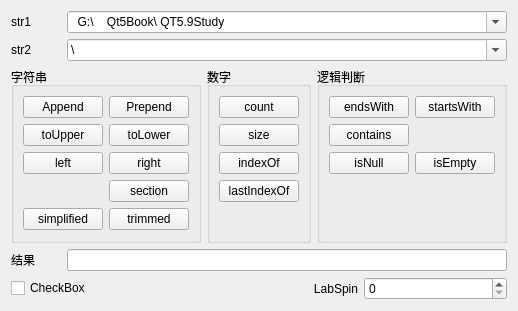
<?xml version="1.0" encoding="UTF-8"?>
<ui version="4.0">
 <class>Widget</class>
 <widget class="QWidget" name="Widget">
  <property name="geometry">
   <rect>
    <x>0</x>
    <y>0</y>
    <width>483</width>
    <height>311</height>
   </rect>
  </property>
  <property name="windowTitle">
   <string>Widget</string>
  </property>
  <layout class="QGridLayout" name="gridLayout_3">
   <item row="0" column="0" colspan="3">
    <layout class="QGridLayout" name="gridLayout">
     <item row="0" column="0">
      <widget class="QLabel" name="label">
       <property name="maximumSize">
        <size>
         <width>50</width>
         <height>16777215</height>
        </size>
       </property>
       <property name="text">
        <string>str1</string>
       </property>
      </widget>
     </item>
     <item row="0" column="1">
      <widget class="QComboBox" name="comboBoxStr01">
       <property name="editable">
        <bool>true</bool>
       </property>
       <item>
        <property name="text">
         <string>  G:\    Qt5Book\ QT5.9Study </string>
        </property>
       </item>
       <item>
        <property name="text">
         <string>G:\Qt5Book\QT5.9Study\qw.cpp</string>
        </property>
       </item>
       <item>
        <property name="text">
         <string>学生姓名,男,1984-3-4,汉族,山东</string>
        </property>
       </item>
      </widget>
     </item>
     <item row="1" column="0">
      <widget class="QLabel" name="label_2">
       <property name="maximumSize">
        <size>
         <width>50</width>
         <height>16777215</height>
        </size>
       </property>
       <property name="text">
        <string>str2</string>
       </property>
      </widget>
     </item>
     <item row="1" column="1">
      <widget class="QComboBox" name="comboBoxStr02">
       <property name="editable">
        <bool>true</bool>
       </property>
       <item>
        <property name="text">
         <string>\</string>
        </property>
       </item>
       <item>
        <property name="text">
         <string>.cpp</string>
        </property>
       </item>
       <item>
        <property name="text">
         <string>:</string>
        </property>
       </item>
       <item>
        <property name="text">
         <string>，</string>
        </property>
       </item>
      </widget>
     </item>
    </layout>
   </item>
   <item row="1" column="0">
    <widget class="QGroupBox" name="groupBox">
     <property name="title">
      <string>字符串</string>
     </property>
     <layout class="QFormLayout" name="formLayout_3">
      <item row="0" column="0">
       <widget class="QPushButton" name="pushButton_29">
        <property name="text">
         <string>Append</string>
        </property>
       </widget>
      </item>
      <item row="0" column="1">
       <widget class="QPushButton" name="pushButton_30">
        <property name="text">
         <string>Prepend</string>
        </property>
       </widget>
      </item>
      <item row="1" column="0">
       <widget class="QPushButton" name="pushButton_31">
        <property name="text">
         <string>toUpper</string>
        </property>
       </widget>
      </item>
      <item row="1" column="1">
       <widget class="QPushButton" name="pushButton_32">
        <property name="text">
         <string>toLower</string>
        </property>
       </widget>
      </item>
      <item row="2" column="0">
       <widget class="QPushButton" name="pushButton_33">
        <property name="text">
         <string>left</string>
        </property>
       </widget>
      </item>
      <item row="2" column="1">
       <widget class="QPushButton" name="pushButton_34">
        <property name="text">
         <string>right</string>
        </property>
       </widget>
      </item>
      <item row="3" column="1">
       <widget class="QPushButton" name="pushButton_28">
        <property name="text">
         <string>section</string>
        </property>
       </widget>
      </item>
      <item row="4" column="0">
       <widget class="QPushButton" name="pushButton_35">
        <property name="text">
         <string>simplified</string>
        </property>
       </widget>
      </item>
      <item row="4" column="1">
       <widget class="QPushButton" name="pushButton_36">
        <property name="text">
         <string>trimmed</string>
        </property>
       </widget>
      </item>
     </layout>
    </widget>
   </item>
   <item row="1" column="1">
    <widget class="QGroupBox" name="groupBox_3">
     <property name="title">
      <string>数字</string>
     </property>
     <layout class="QFormLayout" name="formLayout">
      <item row="0" column="0">
       <widget class="QPushButton" name="pushButton_24">
        <property name="text">
         <string>count</string>
        </property>
       </widget>
      </item>
      <item row="1" column="0">
       <widget class="QPushButton" name="pushButton_25">
        <property name="text">
         <string>size</string>
        </property>
       </widget>
      </item>
      <item row="2" column="0">
       <widget class="QPushButton" name="pushButton_26">
        <property name="text">
         <string>indexOf</string>
        </property>
       </widget>
      </item>
      <item row="3" column="0">
       <widget class="QPushButton" name="pushButton_27">
        <property name="text">
         <string>lastIndexOf</string>
        </property>
       </widget>
      </item>
     </layout>
    </widget>
   </item>
   <item row="1" column="2">
    <widget class="QGroupBox" name="groupBox_2">
     <property name="title">
      <string>逻辑判断</string>
     </property>
     <layout class="QFormLayout" name="formLayout_2">
      <item row="0" column="0">
       <widget class="QPushButton" name="pushButton_19">
        <property name="text">
         <string>endsWith</string>
        </property>
       </widget>
      </item>
      <item row="0" column="1">
       <widget class="QPushButton" name="pushButton_20">
        <property name="text">
         <string>startsWith</string>
        </property>
       </widget>
      </item>
      <item row="1" column="0">
       <widget class="QPushButton" name="pushButton_21">
        <property name="text">
         <string>contains</string>
        </property>
       </widget>
      </item>
      <item row="2" column="0">
       <widget class="QPushButton" name="pushButton_22">
        <property name="text">
         <string>isNull</string>
        </property>
       </widget>
      </item>
      <item row="2" column="1">
       <widget class="QPushButton" name="pushButton_23">
        <property name="text">
         <string>isEmpty</string>
        </property>
       </widget>
      </item>
     </layout>
    </widget>
   </item>
   <item row="2" column="0" colspan="3">
    <layout class="QGridLayout" name="gridLayout_2">
     <item row="0" column="0">
      <widget class="QLabel" name="label_3">
       <property name="maximumSize">
        <size>
         <width>50</width>
         <height>16777215</height>
        </size>
       </property>
       <property name="text">
        <string>结果</string>
       </property>
      </widget>
     </item>
     <item row="0" column="1" colspan="3">
      <widget class="QLineEdit" name="lineEditEndResult"/>
     </item>
     <item row="1" column="0" colspan="2">
      <widget class="QCheckBox" name="checkBox">
       <property name="text">
        <string>CheckBox</string>
       </property>
      </widget>
     </item>
     <item row="1" column="2">
      <widget class="QLabel" name="LabSpin">
       <property name="text">
        <string>LabSpin</string>
       </property>
       <property name="alignment">
        <set>Qt::AlignmentFlag::AlignRight|Qt::AlignmentFlag::AlignTrailing|Qt::AlignmentFlag::AlignVCenter</set>
       </property>
      </widget>
     </item>
     <item row="1" column="3">
      <widget class="QSpinBox" name="spinBox">
       <property name="maximum">
        <number>1000</number>
       </property>
      </widget>
     </item>
    </layout>
   </item>
  </layout>
 </widget>
 <resources/>
 <connections/>
</ui>
